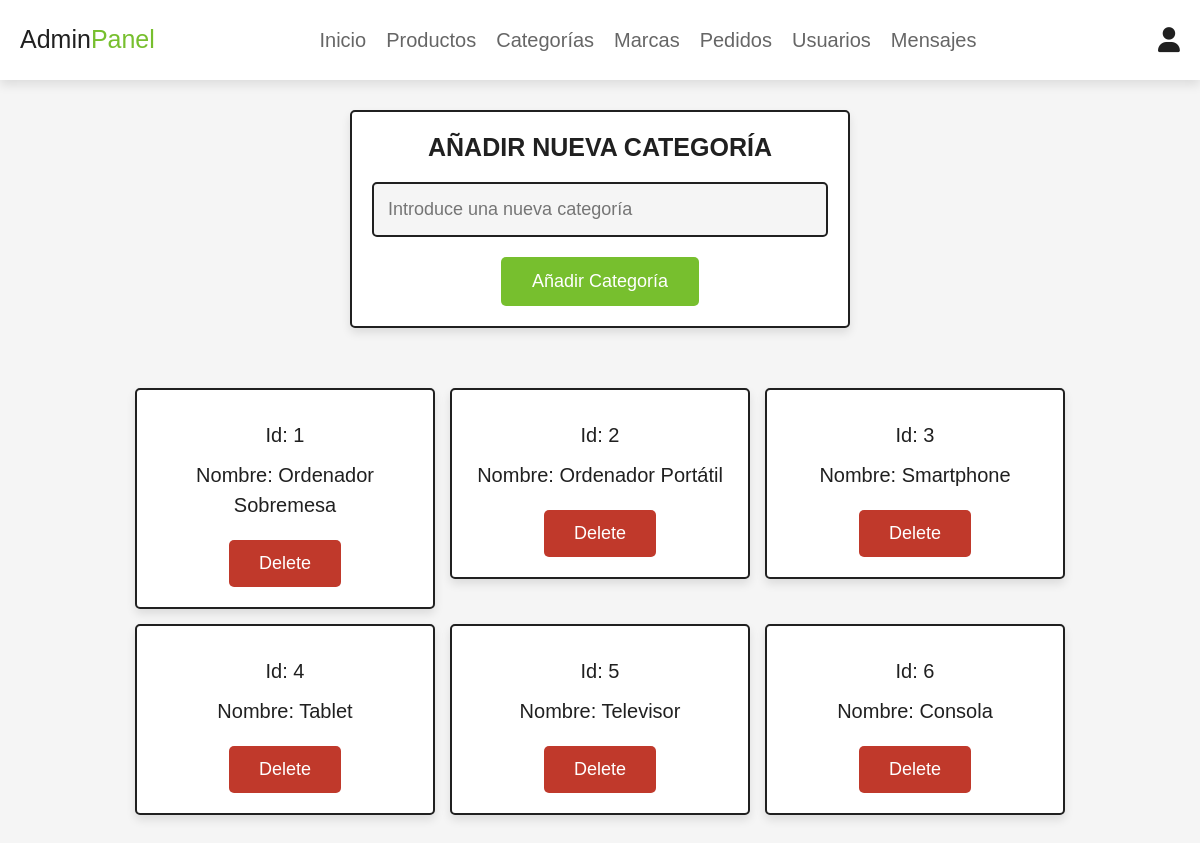
The app's page /admin/admin_categories.php (signed in) with its own data.
### tables this page shows
CREATE TABLE `categories` (
  `id` int(11) NOT NULL,
  `name` varchar(256) NOT NULL
);

### admin/admin_categories.php (the view, shortened to what this page needs)
<?php
@include '../config.php';
?>
<!DOCTYPE html>
<html lang="es">
<head>
   <link rel="stylesheet" href="https://cdn.jsdelivr.net/npm/bootstrap@4.3.1/dist/css/bootstrap.min.css">
   <link rel="stylesheet" href="https://cdnjs.cloudflare.com/ajax/libs/font-awesome/6.0.0/css/all.min.css">
   <link rel="stylesheet" href="../css/admin_style.css">
</head>
<body>
   <?php @include 'admin_header.php'; ?>
   <section class="add-products">
      <form action="" method="POST" enctype="multipart/form-data">
         <h3 class="title">Añadir nueva categoría</h3>
         <input type="text" class="box" required placeholder="Introduce una nueva categoría" name="name">
         <input type="submit" value="Añadir Categoría" name="add_category" class="btn">
      </form>
   </section>
   <section class="show-products">
      <div class="box-container">
         <?php
         $select_products = mysqli_query($conn, "SELECT * FROM `categories`") or die('query failed');
         if (mysqli_num_rows($select_products) > 0) {
            while ($fetch_products = mysqli_fetch_assoc($select_products)) {
         ?>
               <div class="box">
                  <div class="name">Id: <?php echo $fetch_products['id']; ?></div>
                  <div class="name">Nombre: <?php echo $fetch_products['name']; ?></div>
                  <a href="admin_categories?delete=<?php echo $fetch_products['id']; ?>" class="delete-btn" onclick="return confirm('¿Borrar esta categoría?');">delete</a>
               </div>
         <?php
            }
         } else {
            echo '<p class="empty">No hay categorías aún.</p>';
         }
         ?>
      </div>
   </section>
</body>
</html>

### css/admin_style.css (style rules this page uses)
:root { --red: #c0392b; --orange: #f39c12; --blue: #2baeeb; --green: #77bf2e; --dark-green: #53a501; --black: #202020; --light-black: #404040; --white: #fff; --light-color: #666; --light-white: #ccc; --light-bg: #f5f5f5; --dark-blue: #040720; --border: .2rem solid var(--black); --border-blue: .2rem solid var(--dark-blue); --border-white: .2rem solid var(--white); --border-light-white: .2rem solid var(--light-white); --box-shadow: 0 .5rem 1rem rgba(0, 0, 0, .1); }
* { font-family: 'Rubik', sans-serif; margin:0; padding:0; box-sizing: border-box; outline: none; border:none; text-decoration: none; transition:all .2s linear; }
html { font-size: 62.5%; overflow-x: hidden; scroll-behavior: smooth; scroll-padding-top: 6.5rem; }
body { background: var(--light-bg); }
section { padding:3rem 2rem; }
.title { text-align: center; margin-bottom: 2rem; color:var(--black); text-transform: uppercase; font-size: 4rem; font-weight: 600; }
.btn, .delete-btn, .option-btn { display: inline-block; border-radius: .5rem; margin-top: 1rem; font-size: 1.8rem; color:var(--white); cursor: pointer; padding:1rem 3rem; text-transform: capitalize; }
.btn { background-color: var(--green); }
.delete-btn { background-color: var(--red); }
.add-products form { max-width: 50rem; border-radius: .5rem; background-color: var(--white); border:var(--border); padding:2rem; text-align: center; margin:0 auto; box-shadow: var(--box-shadow); }
.add-products form h3 { font-size: 2.5rem; text-transform: uppercase; color:var(--black); margin-bottom: 1rem; }
.add-products form .box { width: 100%; margin:1rem 0; font-size: 1.8rem; color:var(--black); border-radius: .5rem; background-color: var(--light-bg); padding:1.2rem 1.4rem; border:var(--border); }
.show-products .box-container { max-width: 1200px; margin: 0 auto; display: grid; grid-template-columns: repeat(auto-fit, 30rem); gap: 1.5rem; align-items: flex-start; justify-content: center; }
.show-products .box-container .box { background-color: var(--white); border: var(--border); box-shadow: var(--box-shadow); border-radius: .5rem; padding: 2rem; text-align: center; position: relative; }
.show-products .box-container .box .name { margin:1rem 0; font-size: 2rem; color:var(--black); }

### records on screen
categories: id "1", name "Ordenador Sobremesa"
categories: id "2", name "Ordenador Portátil"
categories: id "3", name "Smartphone"
categories: id "4", name "Tablet"
categories: id "5", name "Televisor"
categories: id "6", name "Consola"
